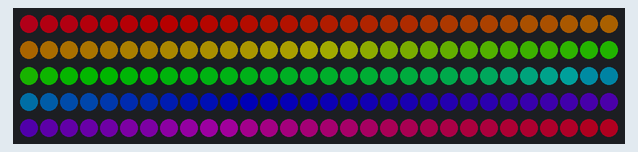
Recording of a sketch running on a simulated Arduino Uno, built with avr-gcc and run on an emulated ATmega328P. Parts: 150 RGB LEDs in strip order, left to right, continuing on the next row. Dim RGB values are drawn brighter than linear; random numbers use the default seed unless the sketch sets one; what the sketch prints to the serial monitor is not drawn.

Above: at 0.73 s.
At 2.44 s:
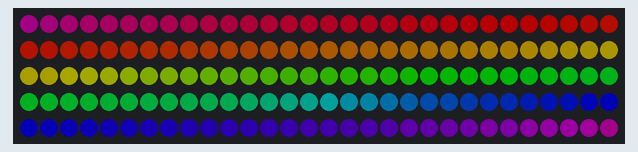
At 4.15 s:
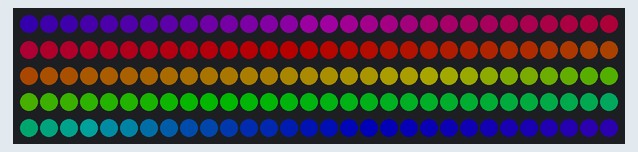
At 7.58 s:
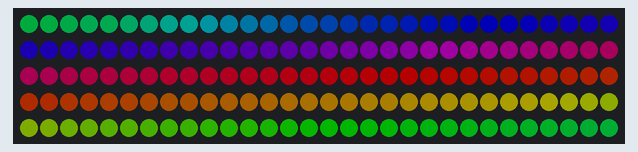
At 11.01 s:
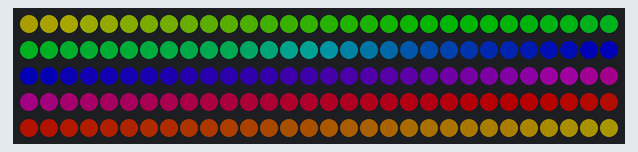
At 14.37 s:
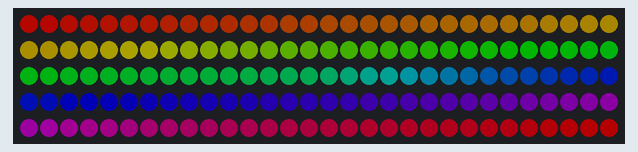

The sketch:

JustLights.ino
```cpp
// This is just the code for doing different light patterns.
// There is no code for switching patterns, changes must be
// hard-coded.

#include <SPI.h> // Not actualy used but needed to compile
#include "FastLED.h"

// How many leds in your strip?
#define NUM_LEDS 150
#define DATA_PIN 8

// used to make basic mood lamp colour fading feature
int fade_h;
int fade_direction = 1;

// For updown color changing
int hue = 0;
int hueOffset = 30;
int changeCount = 0;

// power settings
float percentOn = .5;

int numberOfPatterns = 16;
int delayTime = 75;

// Define the array of leds
CRGB leds[NUM_LEDS];

//For color flipping
bool toggle = true;
int numOfToggles = 10;

// Variables will change:
int buttonPushCounter = -1;   // counter for the number of button presses

//Code for keypad
char lastKeyState = 'Z';     // previous state of the key
char keyState = 'A'; //current state of the key
char key = 'A';

void setup()
{
  Serial.begin(9600); // Debugging only
  // this line sets the LED strip type - refer fastLED documeantion for more details https://github.com/FastLED/FastLED
  FastLED.addLeds<WS2812B, DATA_PIN, GRB>(leds, NUM_LEDS);
}

void loop()
{
  key = 'A';
  if (key == 'A') {
    Serial.println("Received an A!");
    skittles();
  } else if (key == 'B') {
    //Serial.println("Received an B!");
    rainbow_chunk();
  } else if (key == 'C') {
    //Serial.println("Received an C!");
    single_colour(0);
  } else if (key == 'D') {
    Serial.println("Received an D!");
    single_colour(25);
  } else if (key == 'E') {
    //Serial.println("Received an E!");
    single_colour(42);
  } else if (key == 'F') {
    //Serial.println("Received an F!");
    single_colour(96);
  } else if (key == 'G') {
    //Serial.println("Received an G!");
    single_colour(128);
  } else if (key == 'H') {
    //Serial.println("Received an H!");
    single_colour(160);
  } else if (key == 'I') {
    //Serial.println("Received an I!");
    single_colour(213);
  } else if (key == 'J') {
    //Serial.println("Received an J!");
    acid_cloud();
  } else if (key == 'K') {
    //Serial.println("Received an K!");
    colour_fade();
  } else if (key == 'L') {
    //Serial.println("Received an L!");
    dropdot();
  } else if (key == 'M') {
    //Serial.println("Received an M!");
    updown();
  } else if (key == 'N') {
    //Serial.println("Received an N!");
    wave();
  } else if (key == 'O') {
    //Serial.println("Received an O!");
    constant_lightning_fast();
  } else if (key == 'P') {
    //Serial.println("Received an P!");
    flipflop();
  } else {
    //Serial.println("Key was none of the above");
  }
  lastKeyState = key;
  delay(150);

  //  if (buttonPushCounter == 0)
  //    skittles();
  //  else if (buttonPushCounter == 1)
  //    rainbow_chunk();
  //  else if (buttonPushCounter == 2)
  //    single_colour(0);
  //  else if (buttonPushCounter == 3)
  //    single_colour(25);
  //  else if (buttonPushCounter == 4)
  //    single_colour(42);
  //  else if (buttonPushCounter == 5)
  //    single_colour(96);
  //  else if (buttonPushCounter == 6)
  //    single_colour(128);
  //  else if (buttonPushCounter == 7)
  //    single_colour(160);
  //  else if (buttonPushCounter == 8)
  //    single_colour(213);
  //  else if (buttonPushCounter == 9)
  //    acid_cloud();
  //  else if (buttonPushCounter == 10)
  //    colour_fade();
  //  else if (buttonPushCounter == 11)
  //    dropdot();
  //  else if (buttonPushCounter == 12)
  //    updown();
  //  else if (buttonPushCounter == 13)
  //    wave();
  //  else if (buttonPushCounter == 14)
  //    constant_lightning_fast();
  //  else if (buttonPushCounter == 15)
  //    flipflop();
  //  else
  //    acid_cloud();
  //  // Delay a little bit to avoid bouncing
  //  delay(delayTime);
}

// utility function to turn all the lights off.
void reset() {
  for (int i = 0; i < NUM_LEDS; i++) {
    leds[i] = CHSV( 0, 0, 0);
  }
  FastLED.show();

}

// Makes all the LEDs a single colour, see https://raw.githubusercontent.com/FastLED/FastLED/gh-pages/images/HSV-rainbow-with-desc.jpg for H values
void single_colour(int H) {
  for (int i = 0; i < NUM_LEDS; i++) {
    leds[i] = CHSV( H, 255, round(255 * percentOn));
  }
  FastLED.show();
  delay(0);
}

void wave() {
  int test = 0;
  int changed = 0;
  for (int j = 0; j < NUM_LEDS; j++) {
    for (int i = 0; i < NUM_LEDS; i++) {
      int val;
      int hue;
      int sat;
      if (i == j) {
        val = 255;
        sat = 0;
        hue = 0;
      }
      else if (i == j - 1) {
        val = 225;
        sat = 0;
        hue = 0;
      }
      else if (i == j - 2) {
        val = 200;
        sat = 0;
        hue = 0;
      }
      else if (i == j - 3) {
        val = 150;
        sat = 128;
        hue = 128;
      }
      else if (i == j - 4) {
        val = 150;
        sat = 128;
        hue = 128;
      }
      else if (i == j - 5) {
        val = 100;
        sat = 128;
        hue = 164;
      }
      else if (i == j - 6) {
        val = 100;
        sat = 128;
        hue = 164;
      }
      else if (i == j - 7) {
        val = 100;
        sat = 128;
        hue = 164;
      }
      else if (i == j - 8) {
        val = 100;
        sat = 128;
        hue = 164;
      }
      else {
        val = 50;
        sat = 128;
        hue = 175;
      }
      leds[i] = CHSV( hue, sat, val);
    }
    FastLED.show();
    delay(delayTime);
  }
}

void colour_fade() {
  int test = 0;
  int changed = 0;

  //mood lamp that cycles through colours
  for (int i = 0; i < NUM_LEDS; i++) {
    leds[i] = CHSV( fade_h, 255, round(255 * percentOn));
  }
  if (fade_h > 254) {
    fade_direction = -1; //reverse once we get to 254
  }
  else if (fade_h < 0) {
    fade_direction = 1;
  }

  fade_h += fade_direction;
  FastLED.show();
  delay(delayTime);
}

void rainbow_chunk() {
  double sizeChunk = NUM_LEDS / 7;
  for (int i = 0; i < round(sizeChunk); i++) {
    leds[i] = CHSV( 0, 255, round(255 * percentOn));
  }
  for (int i = round(sizeChunk); i < round(sizeChunk * 2); i++) {
    leds[i] = CHSV( 25, 255, round(255 * percentOn));
  }
  for (int i = round(sizeChunk * 2); i < round(sizeChunk * 3); i++) {
    leds[i] = CHSV( 42, 255, round(255 * percentOn));
  }
  for (int i = round(sizeChunk * 3); i < round(sizeChunk * 4); i++) {
    leds[i] = CHSV( 96, 255, round(255 * percentOn));
  }
  for (int i = round(sizeChunk * 3); i < round(sizeChunk * 5); i++) {
    leds[i] = CHSV( 128, 255, round(255 * percentOn));
  }
  for (int i = round(sizeChunk * 5); i < round(sizeChunk * 6); i++) {
    leds[i] = CHSV( 160, 255, round(255 * percentOn));
  }
  for (int i = round(sizeChunk * 6); i < round(sizeChunk * 7); i++) {
    leds[i] = CHSV( 213, 255, round(255 * percentOn));
  }
  FastLED.show();
  //avoid flickr which occurs when FastLED.show() is called - only call if the colour changes
  /*if(lastMode != mode){
    FastLED.show();
    lastMode = mode;
    }*/
  delay(0);
}

void skittles() {
  int test = 0;
  int changed = 0;
  for (int j = 0; j < NUM_LEDS; j++) {
    for (int i = 0; i < NUM_LEDS; i++) {
      leds[i] = CHSV( round((1.0 * (i - j) / NUM_LEDS) * 255), 255, round(255 * percentOn));
    }
    FastLED.show();
    delay(delayTime);
  }
  delay(delayTime);
}

void acid_cloud() {
  int test = 0;
  int changed = 0;
  // a modification of the rolling lightning which adds random colour. trippy.
  //iterate through every LED
  for (int i = 0; i < NUM_LEDS; i++) {
    if (random(0, 100) > 90) {
      leds[i] = CHSV( random(0, 255), 255, round(255 * percentOn));

    }
    else {
      leds[i] = CHSV(0, 0, 0);
    }
  }
  FastLED.show();
  delay(random(5, 100));
}

void dropdot() {
  int test = 0;
  int changed = 0;
  int minv = 0;
  int maxv = NUM_LEDS - 1;

  for (int k = 0; k < NUM_LEDS; k++) {
    for (int j = minv; j < maxv; j++) {
      for (int i = 0; i < NUM_LEDS; i++) {
        int val;
        if (i == j)
          val = 255;
        else if (i < minv)
          val = 255;
        else if (i > maxv)
          val = 255;
        else if (i == j - 1)
          val = 200;
        else if (i == j - 2)
          val = 150;
        else if (i == j - 3)
          val = 100;
        else if (i == j - 4)
          val = 50;
        else
          val = 0;
        leds[i] = CHSV( 0, 0, val);
      }
      FastLED.show();
      delay(k);
    }
    maxv--;
    for (int j = maxv; j >= minv; j--) {
      for (int i = 0; i < NUM_LEDS; i++) {
        int val;
        if (i == j)
          val = 255;
        else if (i < minv)
          val = 255;
        else if (i > maxv)
          val = 255;
        else if (i == j + 1)
          val = 200;
        else if (i == j + 2)
          val = 150;
        else if (i == j + 3)
          val = 100;
        else if (i == j + 4)
          val = 50;
        else
          val = 0;
        leds[i] = CHSV( 0, 0, val);
      }
      FastLED.show();
      delay(k);
    }
    minv++;
  }
}

void updown() {
  int test = 0;
  int changed = 0;
  for (int j = 0; j < NUM_LEDS; j++) {
    for (int i = 0; i < NUM_LEDS; i++) {
      int val;
      if (i == j)
        val = 255;
      else if (i == j - 1)
        val = 200;
      else if (i == j - 2)
        val = 150;
      else if (i == j - 3)
        val = 100;
      else if (i == j - 4)
        val = 50;
      else
        val = 0;
      leds[i] = CHSV( hue, 255, val);
    }
    FastLED.show();
    delay(100);
  }
  hue = (hue + hueOffset) % 255;
  for (int j = NUM_LEDS - 1; j >= 0; j--) {
    for (int i = 0; i < NUM_LEDS; i++) {
      int val;
      if (i == j)
        val = 255;
      else if (i == j + 1)
        val = 200;
      else if (i == j + 2)
        val = 150;
      else if (i == j + 3)
        val = 100;
      else if (i == j + 4)
        val = 50;
      else
        val = 0;
      leds[i] = CHSV( hue, 255, val);
    }
    FastLED.show();
    delay(100);
  }
  hue = (hue + hueOffset) % 255;
}

void constant_lightning_fast() {
  switch (random(1, 3)) {
    case 1:
      thunderburst();
      delay(1);
      Serial.println("Thunderburst");
      break;

    case 2:
      rolling();
      delay(1);
      Serial.println("Rolling");
      break;

    case 3:
      crack();
      delay(1);
      Serial.println("Crack");
      break;


  }
}

void thunderburst() {

  int test = 0;
  int changed = 0;

  // this thunder works by lighting two random lengths
  // of the strand from 10-20 pixels.
  int rs1 = random(0, NUM_LEDS / 2);
  int rl1 = random(10, 20);
  int rs2 = random(rs1 + rl1, NUM_LEDS);
  int rl2 = random(10, 20);

  //repeat this chosen strands a few times, adds a bit of realism
  for (int r = 0; r < random(3, 6); r++) {

    for (int i = 0; i < rl1; i++) {
      leds[i + rs1] = CHSV( 0, 0, round(255 * percentOn));
    }

    if (rs2 + rl2 < NUM_LEDS) {
      for (int i = 0; i < rl2; i++) {
        leds[i + rs2] = CHSV( 0, 0, round(255 * percentOn));
      }
    }

    FastLED.show();
    //stay illuminated for a set time
    delay(random(10, 50));

    reset();
    delay(random(10, 50));
  }
}

void rolling() {
  int test = 0;
  int changed = 0;
  // a simple method where we go through every LED with 1/10 chance
  // of being turned on, up to 10 times, with a random delay between each time
  for (int r = 0; r < random(2, 10); r++) {
    //iterate through every LED
    for (int i = 0; i < NUM_LEDS; i++) {
      if (random(0, 100) > 90) {
        leds[i] = CHSV( 0, 0, round(255 * percentOn));

      }
      else {
        //dont need reset as we're blacking out other LEDs her
        leds[i] = CHSV(0, 0, 0);
      }
    }
    FastLED.show();
    delay(random(5, 100));
    reset();
  }
}

void crack() {

  int test = 0;
  int changed = 0;

  //turn everything white briefly
  for (int i = 0; i < NUM_LEDS; i++) {
    leds[i] = CHSV( 0, 0, round(255 * percentOn));
  }
  FastLED.show();
  delay(random(10, 100));
  reset();
}

void flipflop() {
  if (toggle) {
    for (int i = 0; i < NUM_LEDS; i = i + 2) {
      leds[i] = CHSV( hue, 255, round(255 * percentOn));
    }
    for (int i = 1; i < NUM_LEDS; i = i + 2) {
      leds[i] = CHSV( (hue + hueOffset) % 255, 255, round(255 * percentOn));
    }
  }
  else {
    for (int i = 1; i < NUM_LEDS; i = i + 2) {
      leds[i] = CHSV( hue, 255, round(255 * percentOn));
    }
    for (int i = 0; i < NUM_LEDS; i = i + 2) {
      leds[i] = CHSV( (hue + hueOffset) % 255, 255, round(255 * percentOn));
    }
  }
  FastLED.show();
  delay(100);

  toggle = !toggle;
  changeCount = changeCount + 1;
  //Serial.println(changeCount);

  if (changeCount % 10 == 1) {
    hue = (hue + hueOffset) % 255;
  }
}
```

Measured:
- by itself, everything shown: repeats every 14.5 s, in 150 steps
